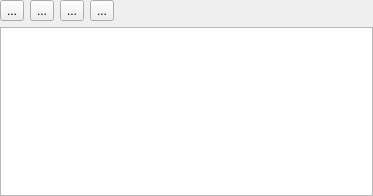
<?xml version="1.0" encoding="UTF-8"?>
<ui version="4.0">
 <class>KPlato::ReportGroupSectionsWidget</class>
 <widget class="QWidget" name="KPlato::ReportGroupSectionsWidget">
  <property name="geometry">
   <rect>
    <x>0</x>
    <y>0</y>
    <width>373</width>
    <height>196</height>
   </rect>
  </property>
  <property name="windowTitle">
   <string/>
  </property>
  <layout class="QVBoxLayout" name="verticalLayout">
   <property name="margin">
    <number>0</number>
   </property>
   <item>
    <layout class="QHBoxLayout" name="horizontalLayout">
     <item>
      <widget class="QToolButton" name="btnAdd">
       <property name="text">
        <string>...</string>
       </property>
       <property name="icon">
        <iconset theme="list-add"/>
       </property>
      </widget>
     </item>
     <item>
      <widget class="QToolButton" name="btnRemove">
       <property name="text">
        <string>...</string>
       </property>
       <property name="icon">
        <iconset theme="list-remove"/>
       </property>
      </widget>
     </item>
     <item>
      <widget class="QToolButton" name="btnMoveUp">
       <property name="text">
        <string>...</string>
       </property>
       <property name="icon">
        <iconset theme="arrow-up"/>
       </property>
      </widget>
     </item>
     <item>
      <widget class="QToolButton" name="btnMoveDown">
       <property name="text">
        <string>...</string>
       </property>
       <property name="icon">
        <iconset theme="arrow-down"/>
       </property>
      </widget>
     </item>
     <item>
      <spacer name="horizontalSpacer">
       <property name="orientation">
        <enum>Qt::Horizontal</enum>
       </property>
       <property name="sizeHint" stdset="0">
        <size>
         <width>40</width>
         <height>20</height>
        </size>
       </property>
      </spacer>
     </item>
    </layout>
   </item>
   <item>
    <widget class="QTreeView" name="view">
     <property name="rootIsDecorated">
      <bool>false</bool>
     </property>
     <property name="itemsExpandable">
      <bool>false</bool>
     </property>
     <property name="allColumnsShowFocus">
      <bool>true</bool>
     </property>
     <property name="expandsOnDoubleClick">
      <bool>false</bool>
     </property>
     <attribute name="headerCascadingSectionResizes">
      <bool>true</bool>
     </attribute>
     <attribute name="headerDefaultSectionSize">
      <number>50</number>
     </attribute>
     <attribute name="headerMinimumSectionSize">
      <number>30</number>
     </attribute>
    </widget>
   </item>
  </layout>
 </widget>
 <resources/>
 <connections/>
</ui>
